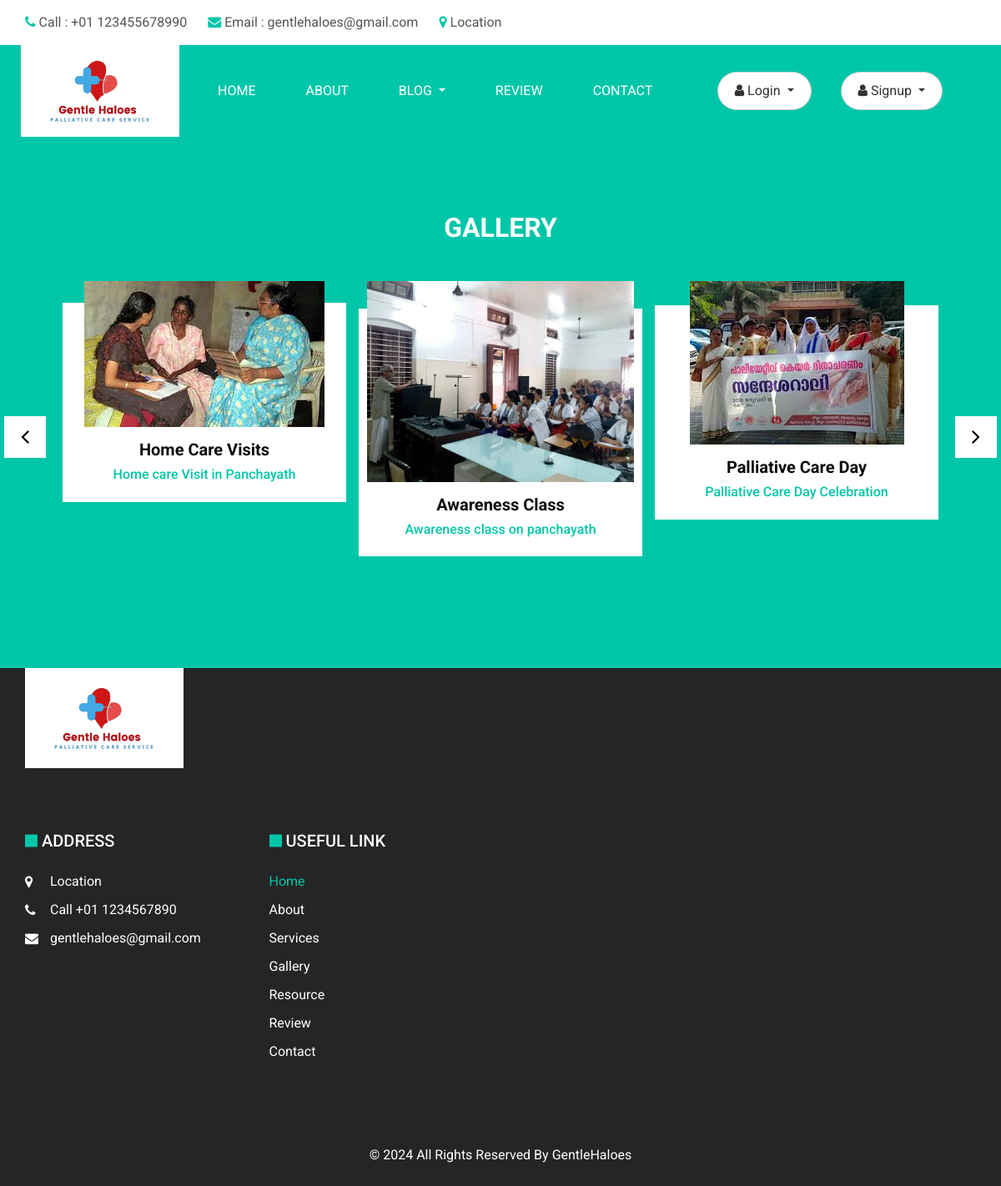
The page /gallery on the database its author committed.
### GHapp/models.py (models this page shows, shortened)
class Image(models.Model):
    title = models.CharField(max_length=100)
    description = models.TextField()
    image = models.ImageField(upload_to='gallery/')  # 'gallery/' is the directory where images will be stored
    is_enabled = models.BooleanField(default=True)

### GHapp/views.py (the view)
# urls.py: path('gallery', views.gallery, name="gallery"),
def gallery(request):
    images = Image.objects.all()
    context = {
        'images': images,
    }
    return render(request, 'doctor.html', context)

### templates/doctor.html (shortened to what this page needs)
{% load static %}
<!DOCTYPE html>
<html>
<head>
  <link rel="stylesheet" type="text/css" href="{% static 'css/bootstrap.css' %}" />
  <link rel="stylesheet" type="text/css" href="https://cdnjs.cloudflare.com/ajax/libs/OwlCarousel2/2.3.4/assets/owl.carousel.min.css" />
  <link href="{% static 'css/font-awesome.min.css' %}" rel="stylesheet" />
  <link rel="stylesheet" href="https://cdnjs.cloudflare.com/ajax/libs/jquery-nice-select/1.1.0/css/nice-select.min.css" />
  <link rel="stylesheet" href="https://cdnjs.cloudflare.com/ajax/libs/bootstrap-datepicker/1.3.0/css/datepicker.css">
  <link href="{% static 'css/style.css' %}" rel="stylesheet" />
  <link href="{% static 'css/responsive.css' %}" rel="stylesheet" />
</head>
<body class="sub_page">
  <div class="hero_area">
    <header class="header_section">
      <div class="header_top">
        <div class="container">
          <div class="contact_nav">
            <a href="">
              <i class="fa fa-phone" aria-hidden="true"></i>
              <span>
                Call : +01 123455678990
              </span>
            </a>
            <a href="">
              <i class="fa fa-envelope" aria-hidden="true"></i>
              <span>
                Email : gentlehaloes@gmail.com
              </span>
            </a>
            <a href="">
              <i class="fa fa-map-marker" aria-hidden="true"></i>
              <span>
                Location
              </span>
            </a>
          </div>
        </div>
      </div>
      <div class="header_bottom">
        <div class="container-fluid">
          <nav class="navbar navbar-expand-lg custom_nav-container ">
            <a class="navbar-brand" href="{% url 'index' %}">
              <img src="{% static 'images/ghbc1.png' %}" alt="" style="width:120px; height: 80px;">
            </a>
            <div class="collapse navbar-collapse" id="navbarSupportedContent">
              <div class="d-flex mr-auto flex-column flex-lg-row align-items-center">
                <ul class="navbar-nav">
                  <li class="nav-item active">
                      <a class="nav-link" href="{% url 'index' %}">Home <span class="sr-only">(current)</span></a>
                  </li>
                  <li class="nav-item">
                      <a class="nav-link" href="{% url 'about' %}"> About</a>
                  </li>
                  <li class="nav-item dropdown">
                      <a class="nav-link dropdown-toggle" href="#" id="galleryDropdown" role="button" data-toggle="dropdown" aria-haspopup="true" aria-expanded="false">
                          Blog
                      </a>
                  </li>
                  <li class="nav-item">
                      <a class="nav-link" href="{% url 'testimonial' %}">Review</a>
                  </li>
                  <li class="nav-item">
                      <a class="nav-link" href="{% url 'contact' %}">Contact</a>
                  </li>
              </ul>
              </div>
              <div class="quote_btn-container">
                <div class="quote_btn-container">
                  {% if user.is_authenticated %}
                  <div class="dropdown">
                      <button class="dropdown-toggle" type="button" id="loggedInDropdown" data-toggle="dropdown" aria-haspopup="true" aria-expanded="false">
                          <i class="fa fa-user" aria-hidden="true"></i>
                          <span>{{ user.email }}</span>
                      </button>
                      <div class="dropdown-menu" aria-labelledby="loggedInDropdown">
                        <a class="dropdown-item" href="{% url 'print_patient_profile' %}">
                          <i class="fa fa-sign-out" aria-hidden="true"></i>
                          <span>Profile</span>
                         </a>
                         <a class="dropdown-item" href="{% url 'appointment_form' %}">
                          <i class="fa fa-sign-out" aria-hidden="true"></i>
                          <span>Make Appointments</span>
                         </a>
                         <a class="dropdown-item" href="{% url 'appointment_view' %}">
                          <i class="fa fa-sign-out" aria-hidden="true"></i>
                          <span>View Appointments</span>
                         </a>
                          <a class="dropdown-item" id="logout-button-id" href="{% url 'loggout' %}">
                              <i class="fa fa-sign-out" id="logout-button-id" aria-hidden="true"></i>
                              <span id="logout-button-id">Logout</span>
                          </a>
                      </div>
                  </div>
                  {% else %}
                  <div class="dropdown">
                      <button class="dropdown-toggle" type="button" id="loginDropdown" data-toggle="dropdown" aria-haspopup="true" aria-expanded="false">
                          <i class="fa fa-user" aria-hidden="true"></i>
                          <span>Login</span>
                      </button>
                  </div>
                  {% endif %}
              </div>
              <div class="quote_btn-container">
                <div class="quote_btn-container">
                  {% if user.is_authenticated %}
                  {% comment %} <div class="dropdown">
                      <button class="dropdown-toggle" type="button" id="loggedInDropdown" data-toggle="dropdown" aria-haspopup="true" aria-expanded="false">
                          <i class="fa fa-user" aria-hidden="true"></i>
                          <span>Logged in as {{ user.username }}</span>
                      </button> {% endcomment %}
                      <div class="dropdown-menu" aria-labelledby="loggedInDropdown">
                          <a class="dropdown-item" href="{% url 'loggout' %}">
                              <i class="fa fa-sign-out" aria-hidden="true"></i>
                              <span>Logout</span>
                          </a>
                      </div>
                  </div>
                  {% else %}
                  <div class="dropdown">
                      <button class="dropdown-toggle" type="button" id="loginDropdown" data-toggle="dropdown" aria-haspopup="true" aria-expanded="false">
                          <i class="fa fa-user" aria-hidden="true"></i>
                          <span>Signup</span>
                      </button>
                  </div>
                  {% endif %}
              </div>
            </div>
          </nav>
        </div>
      </div>
    </header>
  </div>
  <section class="team_section layout_padding">
    <div class="container">
      <div class="heading_container heading_center">
        <h2>
          <span>Gallery</span>
        </h2>
      </div>
      <div class="carousel-wrap ">
        <div class="owl-carousel team_carousel">
          {% for image in images %}
          <div class="item">
            <div class="box">
              <div class="img-box">
                <img src="{{ image.image.url }}" alt="{{ image.title }}" />
              </div>
              <div class="detail-box">
                <h5>{{ image.title }}</h5>
                <h6>{{ image.description }}</h6>
              </div>
            </div>
          </div>
          {% endfor %}
        </div>
      </div>
    </div>
  </section>
  <section class="info_section ">
    <div class="container">
      <div class="info_top">
        <div class="info_logo">
          <a href="">
            <img src="{% static 'images/ghbc1.png' %}" alt="" style="width:120px; height: 80px;">
          </a>
        </div>
      </div>
      <div class="info_bottom layout_padding2">
        <div class="row info_main_row">
          <div class="col-md-6 col-lg-3">
            <h5>
              Address
            </h5>
            <div class="info_contact">
              <a href="">
                <i class="fa fa-map-marker" aria-hidden="true"></i>
                <span>
                  Location
                </span>
              </a>
              <a href="">
                <i class="fa fa-phone" aria-hidden="true"></i>
                <span>
                  Call +01 1234567890
                </span>
              </a>
              <a href="">
                <i class="fa fa-envelope"></i>
                <span>
                  gentlehaloes@gmail.com
                </span>
              </a>
            </div>
          </div>
          <div class="col-md-6 col-lg-3">
            <div class="info_links">
              <h5>
                Useful link
              </h5>
              <div class="info_links_menu">
                <a class="active" href="{% url 'index' %}">
                  Home
                </a>
                <a href="{% url 'about' %}">
                  About
                </a>
                <a href="{% url 'treatment' %}">
                  Services
                </a>
                <a href="{% url 'gallery' %}">
                  Gallery
                </a>
                <a href="{% url 'resources' %}">
                  Resource
                </a>
                <a href="{% url 'testimonial' %}">
                  Review
                </a>
                <a href="{% url 'contact' %}">
                  Contact
                </a>
              </div>
            </div>
          </div>
        </div>
      </div>
    </div>
  </section>
  <footer class="footer_section">
    <div class="container">
       <p>
        &copy; <span id="displayYear"></span> All Rights Reserved By
        <a href=" http://127.0.0.1:8000/">GentleHaloes</a>
      </p>
    </div>
  </footer>
</body>
</html>

### static/css/responsive.css (style rules this page uses)
@media (min-width: 1200px) { .container { max-width: 1170px; } }

### templates/doctor.html (style rules this page uses)
.quote_btn-container .dropdown-toggle { background-color: white; color: #333; border-radius: 50px; padding: 10px 20px; border: 1px solid #ccc; }
.quote_btn-container { margin-bottom:10px; margin-top:10px; margin-right:15px; margin-left:10px; }

### rows shown on the page
Image: image (picture), title "Home Care Visits", description "Home care Visit in Panchayath"
Image: image (picture), title "Awareness Class", description "Awareness class on panchayath"
Image: image (picture), title "Palliative Care Day", description "Palliative Care Day Celebration"
